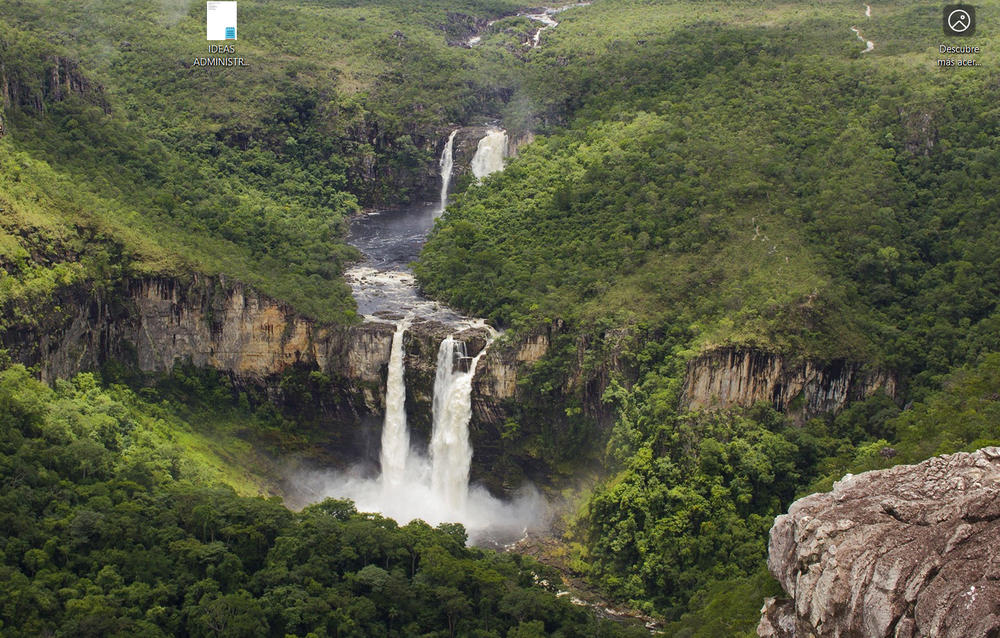
#> input picture Programacion_Avanzada_2MV7/Vicion Artificial/Imagen1.png, 1000 x 638 px, shrunk from 1546 x 987 before the run
$ python abrir_imagen.py
#> lines starting #> are read from the running program, lines starting #| are printed output that depends on the picture
import cv2, numpy as np
image=cv2.imread("Imagen1.png")
#> image is the input picture: shape (638, 1000, 3); mean B, G, R 67, 90.7, 88.1

h,w,c=image.shape
#> h = 638; w = 1000; c = 3
img2=np.zeros((h,w,c),np.uint8)
im3=np.zeros((h,w,c),np.uint8)

for f in range(h):
    for c in range(w):
        pixel=image[f,c]
        prom=sum(pixel)//3
        #print(image[f,c])
        img2[f,c]=[prom,prom,prom]

        BRI=np.clip(pixel+100,0,255).astype('uint8')
        im3=BRI
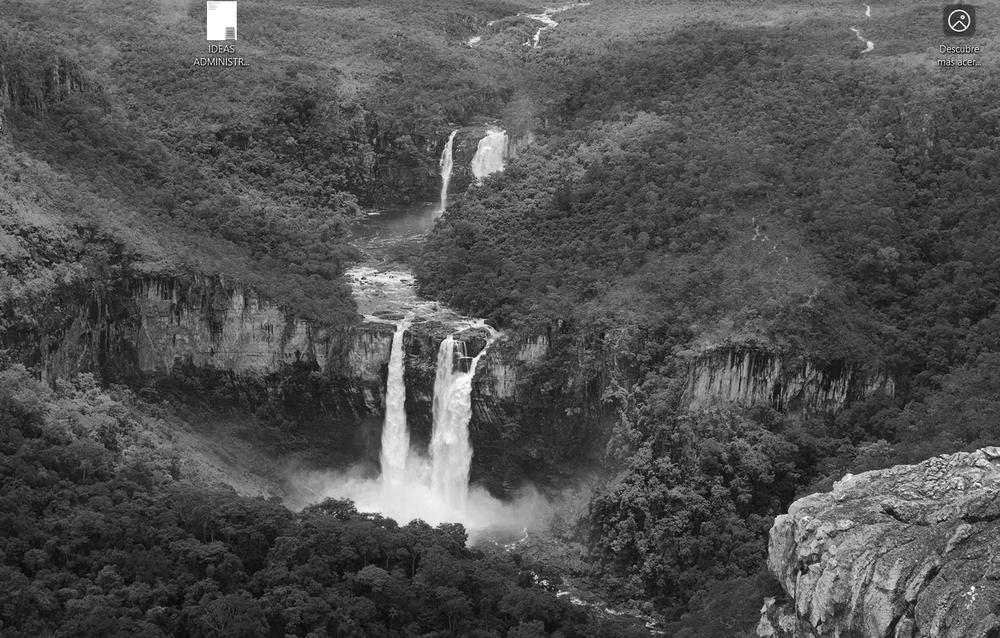
#> img2: shape (638, 1000, 3); min 0, max 255, mean 81.6


cv2.imshow("COPIA DE LA IMAGEN",im3)
cv2.waitKey()
cv2.imshow("COPIA DE LA IMAGEN",img2)
cv2.waitKey()


#cv2.imshow("Captura",image)
#cv2.waitKey()
